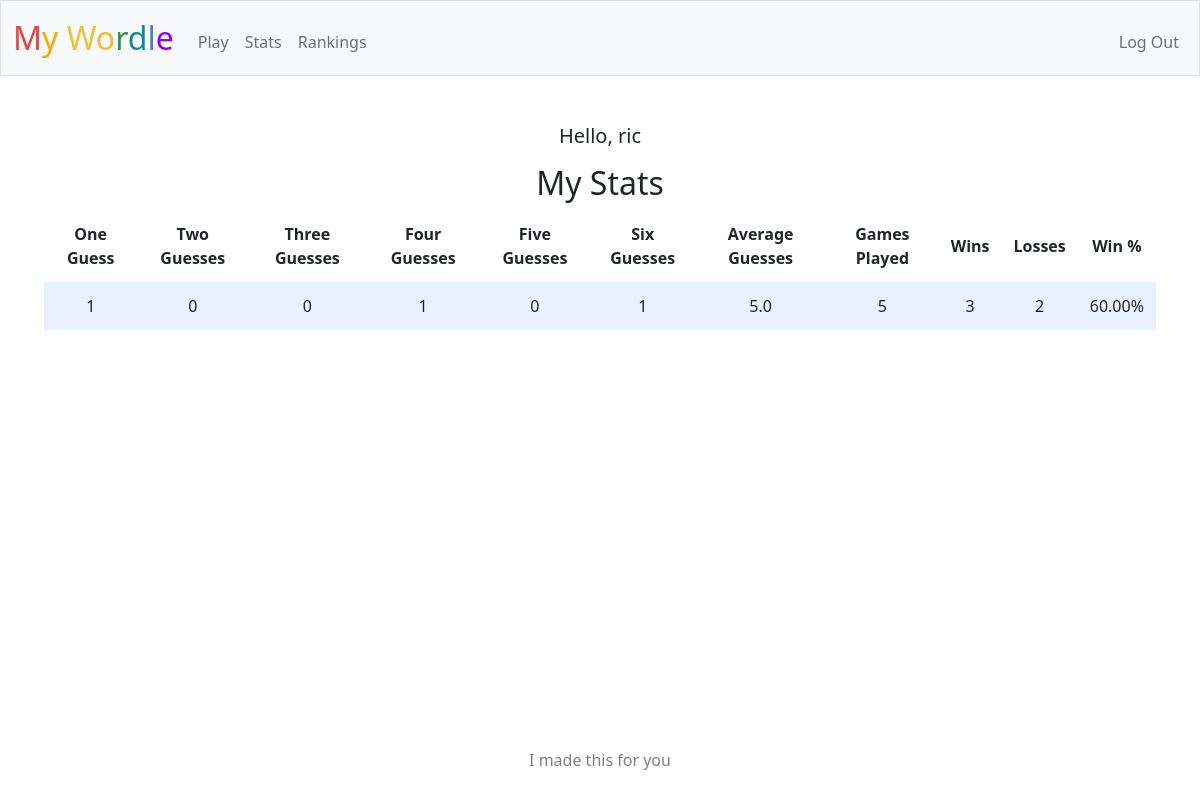
/stats (signed in), run on the app's committed database.
### tables this page shows
CREATE TABLE users (id INTEGER PRIMARY KEY NOT NULL, username TEXT NOT NULL, hash TEXT NOT NULL, one_guess INTEGER DEFAULT 0, two_guess INTEGER DEFAULT 0, three_guess INTEGER DEFAULT 0, four_guess INTEGER DEFAULT 0, five_guess INTEGER DEFAULT 0, six_guess INTEGER DEFAULT 0, seven_guess INTEGER DEFAULT 0, wins INTEGER DEFAULT 0, games INTEGER DEFAULT 0);

### app.py (the view)
@app.route("/stats")
@login_required
def stats():
    stats = db.execute("SELECT * FROM users WHERE id = ?", session["user_id"])[0]
    username = stats["username"]
    losses = stats["games"] - stats["wins"]
    stats["losses"] = losses
    total_guesses = (stats["one_guess"]) + (2 * stats["two_guess"]) + (3 * stats["three_guess"]) + (4 * stats["four_guess"]) + (5 * stats["five_guess"]) + (6 * stats["six_guess"]) + (7 * losses)
    if stats["games"] == 0:
        stats["average_guesses"] = 0
        stats["win_percentage"] = 0.00
    else:
        stats["average_guesses"] = 1.00 * (total_guesses) / (stats["games"])
        stats["win_percentage"] = 100.00 * ((stats["wins"]) / (stats["games"]))
    return render_template("stats.html", username=username, stats=stats)

### app.py (called while the page is built)
@app.after_request
def after_request(response):
    response.headers["Cache-Control"] = "no-cache, no-store, must-revalidate"
    response.headers["Expires"] = 0
    response.headers["Pragma"] = "no-cache"
    return response

### helpers.py (called while the page is built)
def login_required(f):
    @wraps(f)
    def decorated_function(*args, **kwargs):
        if session.get("user_id") is None:
            return redirect("/login")
        return f(*args, **kwargs)
    return decorated_function

def perc(value):
    return f"{value:,.2f}%"

### templates/stats.html (shortened to what this page needs)
{% extends "layout.html" %}
{% block main %}
<div class="section">
    <h2>My Stats</h2>
    <table>
        <thead>
            <tr>
                <th>One Guess</th>
                <th>Two Guesses</th>
                <th>Three Guesses</th>
                <th>Four Guesses</th>
                <th>Five Guesses</th>
                <th>Six Guesses</th>
                <th>Average Guesses</th>
                <th>Games Played</th>
                <th>Wins</th>
                <th>Losses</th>
                <th>Win %</th>
            </tr>
        </thead>
        <tbody>
            <tr>
                <td>{{ stats.one_guess }}</td>
                <td>{{ stats.two_guess }}</td>
                <td>{{ stats.three_guess }}</td>
                <td>{{ stats.four_guess }}</td>
                <td>{{ stats.five_guess }}</td>
                <td>{{ stats.six_guess }}</td>
                <td>{{ stats.average_guesses }}</td>
                <td>{{ stats.games }}</td>
                <td>{{ stats.wins }}</td>
                <td>{{ stats.losses }}</td>
                <td>{{ (stats.win_percentage) | perc}}</td>
            </tr>
        </tbody>
    </table>
</div>
{% endblock %}

### templates/layout.html (shortened to what this page needs)
<!DOCTYPE html>
<html lang="en">
    <head>
        <link href="https://cdn.jsdelivr.net/npm/bootstrap@5.1.3/dist/css/bootstrap.min.css" rel="stylesheet">
        <link href="/static/styles.css" rel="stylesheet">
    </head>
    <body>
        <nav class="bg-light border navbar navbar-expand-md navbar-light">
            <div class="container-fluid">
                <a class="navbar-brand" href="/"><span class="red">M</span><span class="orange">y </span><span class="orangeyellow">W</span><span class="yellow">o</span><span class="green">r</span><span class="greenblue">d</span><span class="blue">l</span><span class="violet">e</span></a>
                <div class="collapse navbar-collapse" id="navbar">
                    {% if session["user_id"] %}
                        <ul class="navbar-nav me-auto mt-2">
                            <li class="nav-item"><a class="nav-link" href="/play">Play</a></li>
                            <li class="nav-item"><a class="nav-link" href="/stats">Stats</a></li>
                            <li class="nav-item"><a class="nav-link" href="/">Rankings</a></li>
                        </ul>
                        <ul class="navbar-nav ms-auto mt-2">
                            <li class="nav-item"><a class="nav-link" href="/logout">Log Out</a></li>
                        </ul>
                    {% else %}
                        <ul class="navbar-nav ms-auto mt-2">
                            <li class="nav-item"><a class="nav-link" href="/register">Register</a></li>
                            <li class="nav-item"><a class="nav-link" href="/login">Log In</a></li>
                        </ul>
                    {% endif %}
                </div>
            </div>
        </nav>
        <main class="container-fluid py-5 text-center">
            {% if session["user_id"] %}
            <div>
                <h5>Hello, {{ username }}</h5>
            </div>
            {% endif %}
            {% block main %}{% endblock %}
        </main>
        <footer>
            I made this for you
        </footer>
    </body>
</html>

### static/styles.css (style rules this page uses)
nav .navbar-brand { font-size: xx-large; }
nav .navbar-brand .red { color: #ea433b; }
nav .navbar-brand .orange { color: #FFA500; }
nav .navbar-brand .orangeyellow { color: #EAC53B; }
nav .navbar-brand .yellow { color: #f5b82e; }
nav .navbar-brand .green { color: #2e944b; }
nav .navbar-brand .greenblue { color: #088F8F; }
nav .navbar-brand .blue { color: #537fbe; }
nav .navbar-brand .violet { color: #8F00FF; }
.section { padding-bottom: 1rem; padding-left: 2rem; padding-right: 2rem; padding-top: 0.5rem; }
table { background-color: transparent; margin-bottom: 1rem; width: 100%; }
table th, table td { padding: 0.75rem; vertical-align: middle; }
tbody tr:nth-of-type(odd) { background-color: rgb(179, 208, 255, 0.3) }
footer { display: flex; justify-content: center; align-items: center; color: grey; min-height: 10vh; flex-direction: column; position: absolute; width: 100%; height: 50px; bottom: 0; }

### data on the page
users: username "ric", one_guess "1", two_guess "0", three_guess "0", four_guess "1", five_guess "0", six_guess "1", games "5", wins "3"

### other printed values
{{ stats.average_guesses }} "5.0"
{{ stats.losses }} "2"
{{ (stats.win_percentage) | perc }} "60.00%"
